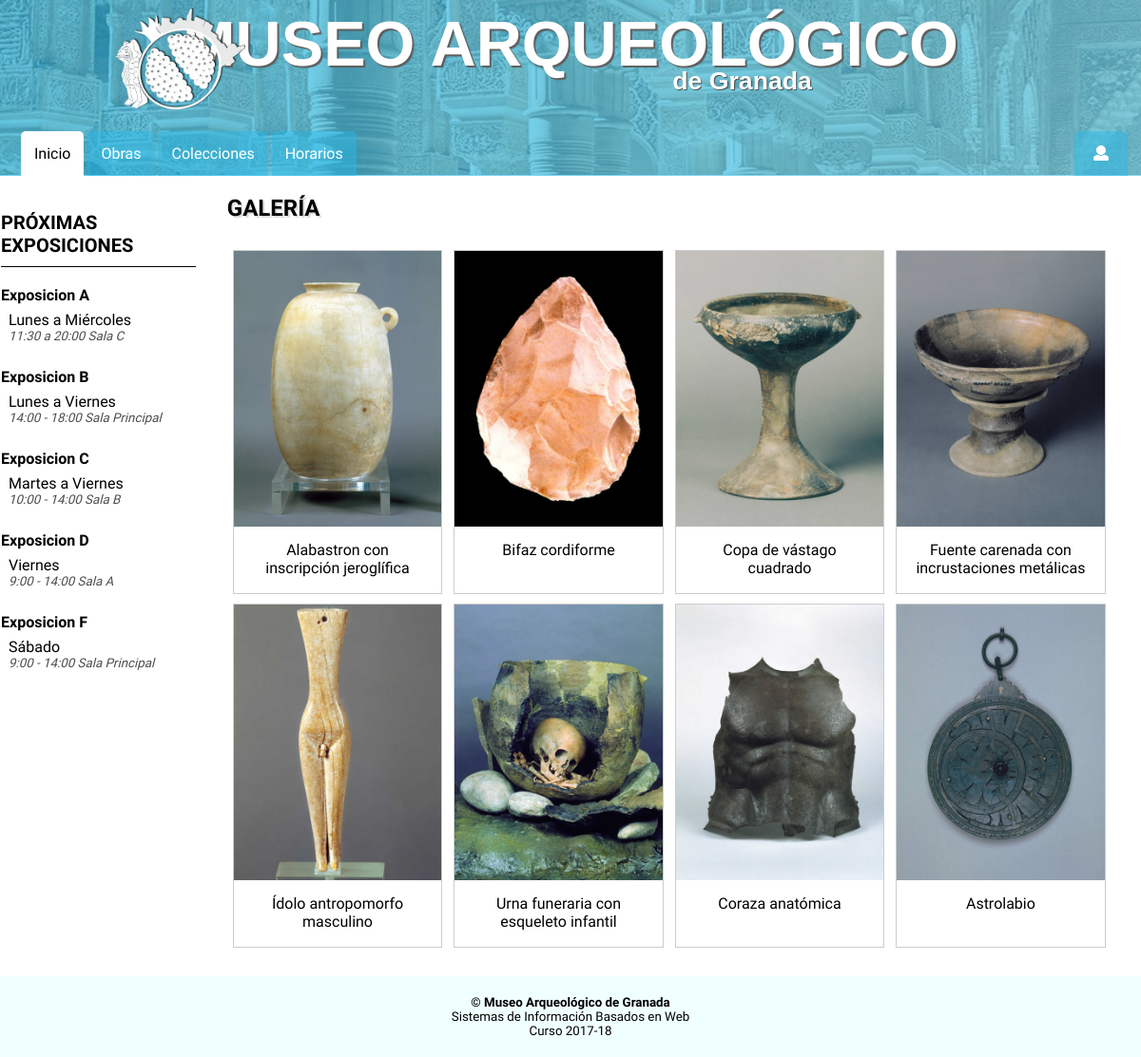
The page / on the database its author committed.
### tables this page shows
CREATE TABLE `obras` (
  `Nombre` varchar(50) DEFAULT NULL COMMENT 'nombre de la obra',
  `id` int(10) UNSIGNED NOT NULL,
  `fecha` varchar(100) DEFAULT NULL,
  `dimensiones` varchar(75) DEFAULT NULL,
  `procedencia` varchar(50) DEFAULT NULL,
  `comentario` text,
  `imagen` text NOT NULL,
  `video` varchar(200) DEFAULT 'https://www.youtube.com/embed/dQw4w9WgXcQ'
);

CREATE TABLE `exposiciones` (
  `id` int(11) NOT NULL COMMENT 'Id de la exp',
  `nombre` varchar(35) NOT NULL DEFAULT 'Exposicion' COMMENT 'Nombre',
  `fechas` varchar(70) NOT NULL COMMENT 'Fechas en formato DD/MM',
  `horario` varchar(30) NOT NULL COMMENT 'Horario en formato HH:MM - HH:MM',
  `ubicacion` varchar(50) NOT NULL DEFAULT 'Sala Principal'
);

### index.php (the view, shortened to what this page needs)
<?php
    include "modules/conexion.php";
    if (isset($_GET['id'])) {
        $id_url = $_GET['id'] ;
        if( $id_url <= 8 && $id_url > 0){
            header("Location: obra.php?id=".$id_url);
            function array_envia($array) {
                $tmp = serialize($array);
                $tmp = urlencode($tmp);
                return $tmp;
            }
            $seleccion = 'SELECT  *  FROM  Obras Where Obras.id == id_url' ;
            $resultado = mysqli_query ($conexion, $seleccion);
            $array_resultado = msqli_fetch_array($resultado);
            $array_env = array_envia($array_resultado);
            echo "<a href=\"contenido_obra.php?array=$array_env\">pasar array</a>";
        }
        else
            echo "ERROR: 404 página no encontrada, id incorrecto";
    } else {
        $menu_activo = 1;
        $resultado_exp   = mysqli_query ($conexion, "SELECT * FROM exposiciones");
        $resultado_obras = mysqli_query ($conexion, "SELECT * FROM obras");
        include "modules/header.php";
        include "modules/head.php";
?>
<body>
    <article>
        <h1>Galería</h1>
        <?php
            if ($resultado_obras->num_rows > 0) {
                while($array_resultado =  mysqli_fetch_assoc($resultado_obras)) {
                    echo "<div class='responsivo'><div class='galeria'><a href='obra.php?id=".$array_resultado['id']."'>";
                        echo "<img src='".$array_resultado['imagen']."' alt='".$array_resultado['Nombre']."'></a>";
                        echo "<div class='desc'>".$array_resultado['Nombre']."</div></div></div>";
                }
            }
        ?>
    </article>
    <aside>
        <h2>Próximas exposiciones</h2>
        <ul>
            <?php
                if ($resultado_exp->num_rows > 0) {
                    while($array_resultado =  mysqli_fetch_assoc($resultado_exp)) {
                        echo "<li><a href='exposicion.php?id=".$array_resultado['id']."'><h3>".$array_resultado['nombre']."</h3>";
                        echo "<p>".$array_resultado['fechas']."</p>";
                        echo "<p class='dia'>".$array_resultado['horario']." ".$array_resultado['ubicacion']."</p></a></li>";
                    }
                }
            ?>
        </ul>
    </aside>
    <?php include "modules/footer.php"; ?>
</body>
<?php
}
?>

### modules/header.php
<div class="cover">
    <header>
        <img src="img/logo_header.png" />
        <h1>MUSEO ARQUEOLÓGICO</h1><h2>de Granada</h2>
    </header>
  <div class="menu">
      <ul>
          <li ><a <?php if($menu_activo == 1) {?>class="active" <?php } ?> href="index.php">Inicio</a></li>
          <li><a <?php if($menu_activo == 2) {?>class="active" <?php } ?> href="">Obras</a></li>
          <li><a <?php if($menu_activo == 3) {?>class="active" <?php } ?> href="coleccion.php">Colecciones</a></li>
          <li><a href="">Horarios</a></li>
          <li class="login"><a href="panel.php"><i class="fa fa-user"></i></a></li>
      </ul>
  </div>

### modules/head.php (shortened to what this page needs)
<head>
    <link rel="stylesheet" type="text/css" href="css/estilos.css">
</head>

### modules/footer.php
<footer>
    <b>&copy; Museo Arqueológico de Granada</b><br>
    Sistemas de Información Basados en Web<br>
    Curso 2017-18
</footer>

### css/estilos.css (style rules this page uses)
body { font-family: 'Raleway', sans-serif; }
article h1 { text-shadow: 2px 2px 1px #dddddd; }
div.cover { background: url('../img/alhambra_dentro_grande.jpg') no-repeat fixed; height: 206px; margin: -50px -10px 0px -10px; padding-bottom: 20px; z-index: 1; }
header { background-color: RGBA(42, 185, 231, 0.70); background: linear-gradient(to right, rgb(42, 185, 231, 0.70) , rgb(91, 201, 234, 0.75)); height: 150px; color: white; text-align: center; font-family: 'bebas', sans-serif; padding-top: 10px; padding-bottom: 20px; z-index: 2; }
header h1 { font-size: 50pt; text-shadow: 2px 2px 1px #5e5e5e; margin-top: 40px; z-index: 4; }
header h2 { font-size: 20pt; line-height: 0.1; margin-top: -45px; text-shadow: 1px 1px 1px #4d4d4d; margin-left: 30%; }
header img { position: absolute; left: 120px; float: left; height: 110px; margin-top: 40px; z-index: 3; }
.menu { width: 100%; clear: both; background-color: RGBA(42, 185, 231, 0.70); background: linear-gradient(to right, rgb(42, 185, 231, 0.70), rgb(91, 201, 234, 0.75)); }
.menu ul { list-style-type: none; margin: 0; padding: 14px 14px 14px 14px; width: 100%; margin-left: -10px; }
.menu li.login { margin-right: 20px; float: right; display: inline; }
.menu li.login a { padding-right: 20px; padding-left: 20px; }
.menu li { text-align: center; display: inline; }
.menu li:first-child { margin-left: 20px; }
.menu li a { padding: 14px 14px 14px 14px; text-decoration: none; background-color: rgba(42, 185, 231, 0.5); border-top-left-radius: 5px; border-top-right-radius: 5px; color: white; transition: 0.5s; }
.menu li a.active { background-color: white; color: black; }
aside { width: 17%; float: left; padding-top: 20px; padding-left: 3px; }
aside ul { margin: 0; padding: 0; }
aside h2 { text-transform: uppercase; font-size: 15pt; margin-bottom: 30px; padding-bottom: 10px; border-bottom: solid black 1.5px; }
aside ul li h3 { font-size: 12pt; }
aside p { margin-left: 8px; line-height: 0.1; }
aside a { height: 5em; margin-top: -10px; text-decoration: none; background-color: RGBA(42, 185, 231, 0.00); color: black; display: block; border-radius: 5px; transition: ease-in 0.2s; }
p.dia { font-style: italic; color: rgb(77, 77, 77); font-size: 10pt; }
article h1 { text-transform: uppercase; }
article { width: 80%; float: right; padding-left: 20px; padding-bottom: 30px; }
div.galeria { border: 1px solid #ccc; float: left; text-align: center; }
div.galeria img { width: 100%; height: auto; }
div.desc { padding: 15px; text-align: center; height: 2.5em; }
.responsivo { padding: 0 6px; margin-top: 10px; float: left; width: 22.88888%; }
footer { padding: 20px 10px 20px 10px; width: 100%; margin-left: -10px; margin-bottom: -10px; text-align: center; font-size: 10pt; background-color: azure; clear: both; }

### rows shown on the page
obras: imagen (picture), Nombre "Alabastron con inscripción jeroglífica"
obras: imagen (picture), Nombre "Bifaz cordiforme"
obras: imagen (picture), Nombre "Copa de vástago cuadrado"
obras: imagen (picture), Nombre "Fuente carenada con incrustaciones metálicas"
obras: imagen (picture), Nombre "Ídolo antropomorfo masculino"
obras: imagen (picture), Nombre "Urna funeraria con esqueleto infantil"
obras: imagen (picture), Nombre "Coraza anatómica"
obras: imagen (picture), Nombre "Astrolabio"
exposiciones: nombre "Exposicion A", fechas "Lunes a Miércoles", horario "11:30 a 20:00", ubicacion "Sala C"
exposiciones: nombre "Exposicion B", fechas "Lunes a Viernes", horario "14:00 - 18:00", ubicacion "Sala Principal"
exposiciones: nombre "Exposicion C", fechas "Martes a Viernes", horario "10:00 - 14:00", ubicacion "Sala B"
exposiciones: nombre "Exposicion D", fechas "Viernes", horario "9:00 - 14:00", ubicacion "Sala A"
exposiciones: nombre "Exposicion F", fechas "Sábado", horario "9:00 - 14:00", ubicacion "Sala Principal"
